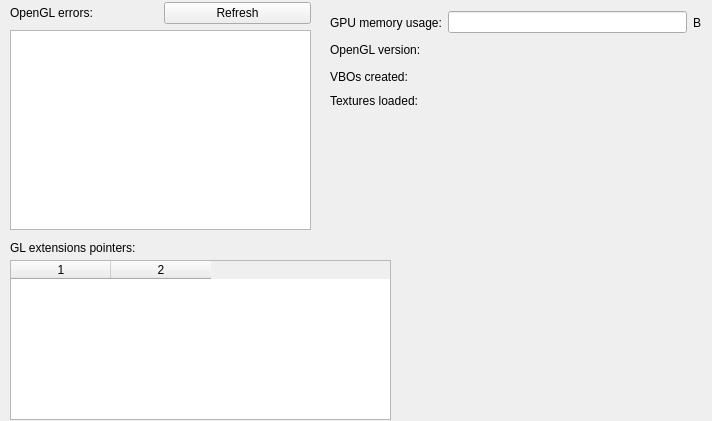
<?xml version="1.0" encoding="UTF-8"?>
<ui version="4.0">
 <class>DebugWindow</class>
 <widget class="QWidget" name="DebugWindow">
  <property name="windowModality">
   <enum>Qt::NonModal</enum>
  </property>
  <property name="geometry">
   <rect>
    <x>0</x>
    <y>0</y>
    <width>712</width>
    <height>421</height>
   </rect>
  </property>
  <property name="sizePolicy">
   <sizepolicy hsizetype="Fixed" vsizetype="Fixed">
    <horstretch>0</horstretch>
    <verstretch>0</verstretch>
   </sizepolicy>
  </property>
  <property name="minimumSize">
   <size>
    <width>712</width>
    <height>421</height>
   </size>
  </property>
  <property name="maximumSize">
   <size>
    <width>712</width>
    <height>421</height>
   </size>
  </property>
  <property name="windowTitle">
   <string>Vatsinator debug</string>
  </property>
  <widget class="QPlainTextEdit" name="OpenGLErrorsField">
   <property name="geometry">
    <rect>
     <x>10</x>
     <y>30</y>
     <width>301</width>
     <height>200</height>
    </rect>
   </property>
   <property name="minimumSize">
    <size>
     <width>301</width>
     <height>200</height>
    </size>
   </property>
   <property name="maximumSize">
    <size>
     <width>301</width>
     <height>200</height>
    </size>
   </property>
   <property name="readOnly">
    <bool>true</bool>
   </property>
  </widget>
  <widget class="QWidget" name="layoutWidget">
   <property name="geometry">
    <rect>
     <x>10</x>
     <y>0</y>
     <width>301</width>
     <height>26</height>
    </rect>
   </property>
   <layout class="QHBoxLayout" name="horizontalLayout">
    <item>
     <widget class="QLabel" name="label">
      <property name="text">
       <string>OpenGL errors:</string>
      </property>
     </widget>
    </item>
    <item>
     <widget class="QPushButton" name="RefreshButton">
      <property name="text">
       <string>Refresh</string>
      </property>
     </widget>
    </item>
   </layout>
  </widget>
  <widget class="QWidget" name="layoutWidget">
   <property name="geometry">
    <rect>
     <x>330</x>
     <y>10</y>
     <width>371</width>
     <height>25</height>
    </rect>
   </property>
   <layout class="QHBoxLayout" name="horizontalLayout_2">
    <item>
     <widget class="QLabel" name="label_2">
      <property name="text">
       <string>GPU memory usage:</string>
      </property>
     </widget>
    </item>
    <item>
     <widget class="QLineEdit" name="GPUMemoryUsageField">
      <property name="alignment">
       <set>Qt::AlignRight|Qt::AlignTrailing|Qt::AlignVCenter</set>
      </property>
     </widget>
    </item>
    <item>
     <widget class="QLabel" name="label_3">
      <property name="text">
       <string>B</string>
      </property>
     </widget>
    </item>
   </layout>
  </widget>
  <widget class="QWidget" name="layoutWidget">
   <property name="geometry">
    <rect>
     <x>330</x>
     <y>40</y>
     <width>371</width>
     <height>20</height>
    </rect>
   </property>
   <layout class="QHBoxLayout" name="horizontalLayout_3">
    <item>
     <widget class="QLabel" name="label_4">
      <property name="text">
       <string>OpenGL version:</string>
      </property>
     </widget>
    </item>
    <item>
     <widget class="QLabel" name="OpenGLVersionField">
      <property name="text">
       <string/>
      </property>
      <property name="alignment">
       <set>Qt::AlignRight|Qt::AlignTrailing|Qt::AlignVCenter</set>
      </property>
     </widget>
    </item>
   </layout>
  </widget>
  <widget class="QLabel" name="label_5">
   <property name="geometry">
    <rect>
     <x>10</x>
     <y>240</y>
     <width>181</width>
     <height>16</height>
    </rect>
   </property>
   <property name="text">
    <string>GL extensions pointers:</string>
   </property>
  </widget>
  <widget class="QTableWidget" name="ExtensionsTable">
   <property name="geometry">
    <rect>
     <x>10</x>
     <y>260</y>
     <width>381</width>
     <height>160</height>
    </rect>
   </property>
   <property name="sizePolicy">
    <sizepolicy hsizetype="Fixed" vsizetype="Fixed">
     <horstretch>0</horstretch>
     <verstretch>0</verstretch>
    </sizepolicy>
   </property>
   <property name="minimumSize">
    <size>
     <width>378</width>
     <height>160</height>
    </size>
   </property>
   <property name="maximumSize">
    <size>
     <width>381</width>
     <height>160</height>
    </size>
   </property>
   <property name="selectionMode">
    <enum>QAbstractItemView::NoSelection</enum>
   </property>
   <property name="columnCount">
    <number>2</number>
   </property>
   <column/>
   <column/>
  </widget>
  <widget class="QWidget" name="">
   <property name="geometry">
    <rect>
     <x>330</x>
     <y>67</y>
     <width>371</width>
     <height>20</height>
    </rect>
   </property>
   <layout class="QHBoxLayout" name="horizontalLayout_4">
    <item>
     <widget class="QLabel" name="label_6">
      <property name="text">
       <string>VBOs created:</string>
      </property>
     </widget>
    </item>
    <item>
     <widget class="QLabel" name="VBOsCreatedField">
      <property name="text">
       <string/>
      </property>
      <property name="alignment">
       <set>Qt::AlignRight|Qt::AlignTrailing|Qt::AlignVCenter</set>
      </property>
     </widget>
    </item>
   </layout>
  </widget>
  <widget class="QWidget" name="">
   <property name="geometry">
    <rect>
     <x>330</x>
     <y>90</y>
     <width>371</width>
     <height>21</height>
    </rect>
   </property>
   <layout class="QHBoxLayout" name="horizontalLayout_5">
    <item>
     <widget class="QLabel" name="label_7">
      <property name="text">
       <string>Textures loaded:</string>
      </property>
     </widget>
    </item>
    <item>
     <widget class="QLabel" name="TexturesLoadedField">
      <property name="text">
       <string/>
      </property>
      <property name="alignment">
       <set>Qt::AlignRight|Qt::AlignTrailing|Qt::AlignVCenter</set>
      </property>
     </widget>
    </item>
   </layout>
  </widget>
 </widget>
 <resources/>
 <connections/>
</ui>
